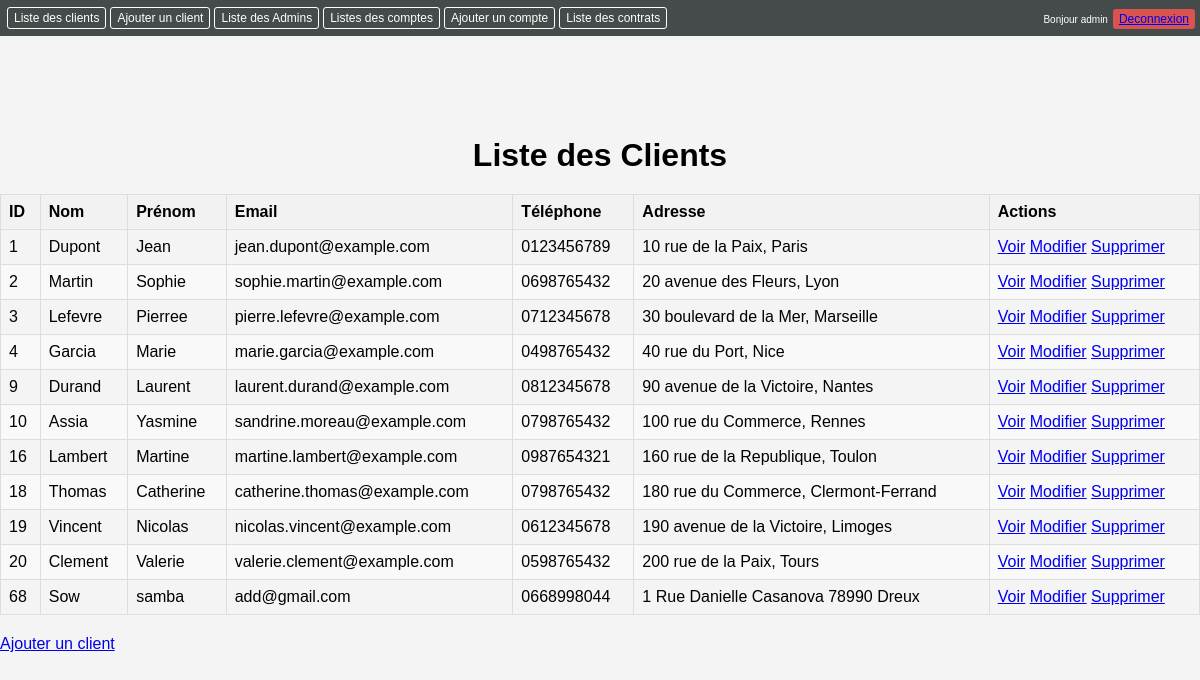
Page /index.php?action=listClient (signed in) on the earlier database version.
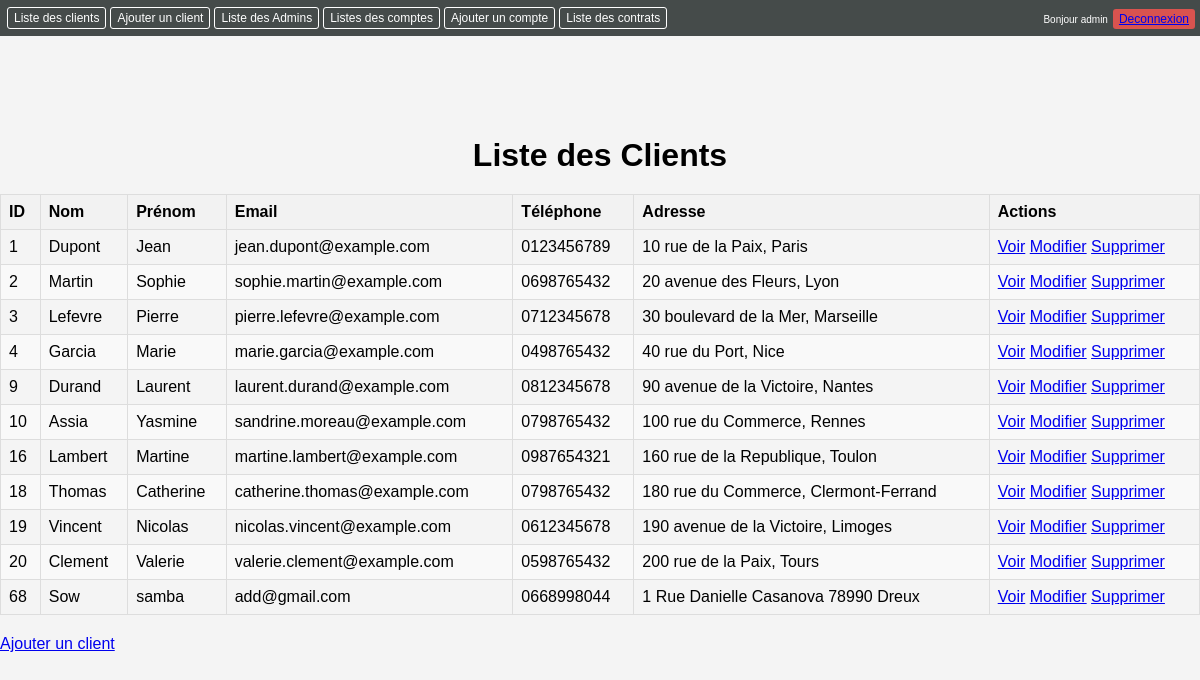
Same page on the later database version.
### tables this page shows
CREATE TABLE `clients` (
  `id` int(11) NOT NULL,
  `nom` varchar(50) NOT NULL,
  `prenom` varchar(50) NOT NULL,
  `email` varchar(100) NOT NULL,
  `telephone` varchar(20) DEFAULT NULL,
  `adresse` varchar(255) DEFAULT NULL
);

### controllers/clientController.php (called while the page is built, shortened)
<?php
class ClientController {
    public function index() {
        try {
            $pdo = getConnexion();
            $stmt = $pdo->query('SELECT * FROM clients');
            $clients = $stmt->fetchAll(PDO::FETCH_ASSOC);
            include __DIR__ . '/../views/clients/index.php';
        } catch (PDOException $e) {
            echo "Erreur de base de données : " . $e->getMessage();
        }
    }
}
?>

### views/clients/index.php (the view)
<?php include __DIR__ . '/../templates/header.php'; ?>
<h1>Liste des Clients</h1>
<table>
    <thead>
        <tr>
            <th>ID</th>
            <th>Nom</th>
            <th>Prénom</th>
            <th>Email</th>
            <th>Téléphone</th>
            <th>Adresse</th>
            <th>Actions</th>
        </tr>
    </thead>
    <tbody>
        <?php foreach ($clients as $client) : ?>
            <tr>
                <td><?php echo htmlspecialchars($client['id']); ?></td>
                <td><?php echo htmlspecialchars($client['nom']); ?></td>
                <td><?php echo htmlspecialchars($client['prenom']); ?></td>
                <td><?php echo htmlspecialchars($client['email']); ?></td>
                <td><?php echo htmlspecialchars($client['telephone']); ?></td>
                <td><?php echo htmlspecialchars($client['adresse']); ?></td>
                <td>
                    <a href="index.php?action=voir_client&id=<?php echo $client['id']; ?>">Voir</a>
                    <a href="index.php?action=modifier_client&id=<?php echo $client['id']; ?>">Modifier</a>
                    <a href="index.php?action=supprimer_client&id=<?php echo $client['id']; ?>" onclick="return confirm('Êtes-vous sûr de vouloir supprimer ce client ?')">Supprimer</a>
                </td>
            </tr>
        <?php endforeach; ?>
    </tbody>
</table>
<a href="index.php?action=ajouter_client">Ajouter un client</a>
<?php include __DIR__ . '/../templates/footer.php'; ?>

Differences in the rows shown:
changed clients "Lefevre": prenom "Pierree" → "Pierre"
